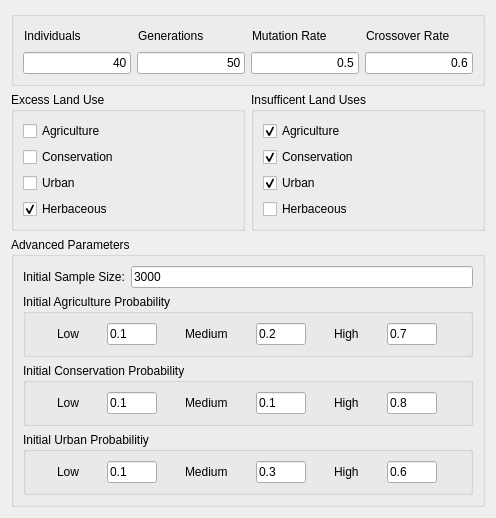
     <widget class="QWidget" name="tab_3">
      <attribute name="title">
       <string>3. Genetic Algorithm</string>
      </attribute>
      <layout class="QGridLayout" name="gridLayout_5">
       <item row="2" column="0">
        <widget class="QGroupBox" name="groupBox_9">
         <property name="sizePolicy">
          <sizepolicy hsizetype="Expanding" vsizetype="Expanding">
           <horstretch>0</horstretch>
           <verstretch>0</verstretch>
          </sizepolicy>
         </property>
         <property name="toolTip">
          <string>&lt;html&gt;&lt;head/&gt;&lt;body&gt;&lt;p&gt;Land use constraint on the GA scenario.&lt;/p&gt;&lt;/body&gt;&lt;/html&gt;</string>
         </property>
         <property name="title">
          <string>Excess Land Use</string>
         </property>
         <layout class="QVBoxLayout" name="verticalLayout_5">
          <item>
           <widget class="QCheckBox" name="check_ag_ex">
            <property name="text">
             <string>Agriculture</string>
            </property>
           </widget>
          </item>
          <item>
           <widget class="QCheckBox" name="check_con_ex">
            <property name="text">
             <string>Conservation</string>
            </property>
           </widget>
          </item>
          <item>
           <widget class="QCheckBox" name="check_urb_ex">
            <property name="text">
             <string>Urban</string>
            </property>
           </widget>
          </item>
          <item>
           <widget class="QCheckBox" name="check_herb_ex">
            <property name="text">
             <string>Herbaceous</string>
            </property>
            <property name="checked">
             <bool>true</bool>
            </property>
           </widget>
          </item>
         </layout>
        </widget>
       </item>
       <item row="2" column="1">
        <widget class="QGroupBox" name="groupBox_8">
         <property name="sizePolicy">
          <sizepolicy hsizetype="Expanding" vsizetype="Expanding">
           <horstretch>0</horstretch>
           <verstretch>0</verstretch>
          </sizepolicy>
         </property>
         <property name="toolTip">
          <string>&lt;html&gt;&lt;head/&gt;&lt;body&gt;&lt;p&gt;Land use constraint on the GA scenario.&lt;/p&gt;&lt;/body&gt;&lt;/html&gt;</string>
         </property>
         <property name="title">
          <string>Insufficent Land Uses</string>
         </property>
         <layout class="QVBoxLayout" name="verticalLayout_8">
          <item>
           <widget class="QCheckBox" name="check_ag_insuf">
            <property name="text">
             <string>Agriculture</string>
            </property>
            <property name="checked">
             <bool>true</bool>
            </property>
           </widget>
          </item>
          <item>
           <widget class="QCheckBox" name="check_con_insuf">
            <property name="text">
             <string>Conservation</string>
            </property>
            <property name="checked">
             <bool>true</bool>
            </property>
           </widget>
          </item>
          <item>
           <widget class="QCheckBox" name="check_urb_insuf">
            <property name="text">
             <string>Urban</string>
            </property>
            <property name="checked">
             <bool>true</bool>
            </property>
           </widget>
          </item>
          <item>
           <widget class="QCheckBox" name="check_herb_insuf">
            <property name="text">
             <string>Herbaceous</string>
            </property>
           </widget>
          </item>
         </layout>
        </widget>
       </item>
       <item row="0" column="0" colspan="2">
        <widget class="QGroupBox" name="groupBox_12">
         <property name="sizePolicy">
          <sizepolicy hsizetype="Expanding" vsizetype="Expanding">
           <horstretch>0</horstretch>
           <verstretch>0</verstretch>
          </sizepolicy>
         </property>
         <property name="title">
          <string/>
         </property>
         <layout class="QGridLayout" name="gridLayout_2">
          <item row="0" column="1">
           <widget class="QLabel" name="label_8">
            <property name="sizePolicy">
             <sizepolicy hsizetype="Expanding" vsizetype="Fixed">
              <horstretch>0</horstretch>
              <verstretch>0</verstretch>
             </sizepolicy>
            </property>
            <property name="minimumSize">
             <size>
              <width>0</width>
              <height>20</height>
             </size>
            </property>
            <property name="toolTip">
             <string>&lt;html&gt;&lt;head/&gt;&lt;body&gt;&lt;p&gt;How many evolutions of offspring will come from the initial populaiton.&lt;/p&gt;&lt;/body&gt;&lt;/html&gt;</string>
            </property>
            <property name="text">
             <string>Generations</string>
            </property>
            <property name="indent">
             <number>1</number>
            </property>
           </widget>
          </item>
          <item row="1" column="0">
           <widget class="QLineEdit" name="le_init_pop">
            <property name="sizePolicy">
             <sizepolicy hsizetype="Expanding" vsizetype="Fixed">
              <horstretch>0</horstretch>
              <verstretch>0</verstretch>
             </sizepolicy>
            </property>
            <property name="minimumSize">
             <size>
              <width>0</width>
              <height>0</height>
             </size>
            </property>
            <property name="toolTip">
             <string/>
            </property>
            <property name="text">
             <string>40</string>
            </property>
            <property name="alignment">
             <set>Qt::AlignRight|Qt::AlignTrailing|Qt::AlignVCenter</set>
            </property>
           </widget>
          </item>
          <item row="1" column="1">
           <widget class="QLineEdit" name="le_gen">
            <property name="sizePolicy">
             <sizepolicy hsizetype="Expanding" vsizetype="Fixed">
              <horstretch>0</horstretch>
              <verstretch>0</verstretch>
             </sizepolicy>
            </property>
            <property name="text">
             <string>50</string>
            </property>
            <property name="alignment">
             <set>Qt::AlignRight|Qt::AlignTrailing|Qt::AlignVCenter</set>
            </property>
           </widget>
          </item>
          <item row="0" column="0">
           <widget class="QLabel" name="label_29">
            <property name="sizePolicy">
             <sizepolicy hsizetype="Expanding" vsizetype="Fixed">
              <horstretch>0</horstretch>
              <verstretch>0</verstretch>
             </sizepolicy>
            </property>
            <property name="minimumSize">
             <size>
              <width>0</width>
              <height>20</height>
             </size>
            </property>
            <property name="toolTip">
             <string>&lt;html&gt;&lt;head/&gt;&lt;body&gt;&lt;p&gt;Number of individuals entering into GA analysis.&lt;/p&gt;&lt;/body&gt;&lt;/html&gt;</string>
            </property>
            <property name="text">
             <string>Individuals</string>
            </property>
            <property name="margin">
             <number>0</number>
            </property>
            <property name="indent">
             <number>1</number>
            </property>
           </widget>
          </item>
          <item row="0" column="2">
           <widget class="QLabel" name="label_19">
            <property name="enabled">
             <bool>true</bool>
            </property>
            <property name="sizePolicy">
             <sizepolicy hsizetype="Expanding" vsizetype="Fixed">
              <horstretch>0</horstretch>
              <verstretch>0</verstretch>
             </sizepolicy>
            </property>
            <property name="minimumSize">
             <size>
              <width>0</width>
              <height>20</height>
             </size>
            </property>
            <property name="toolTip">
             <string>&lt;html&gt;&lt;head/&gt;&lt;body&gt;&lt;p&gt;Likelihood that mutaiton will happen with a child's genes.&lt;/p&gt;&lt;/body&gt;&lt;/html&gt;</string>
            </property>
            <property name="text">
             <string>Mutation Rate</string>
            </property>
            <property name="textFormat">
             <enum>Qt::AutoText</enum>
            </property>
            <property name="alignment">
             <set>Qt::AlignLeading|Qt::AlignLeft|Qt::AlignVCenter</set>
            </property>
            <property name="indent">
             <number>1</number>
            </property>
           </widget>
          </item>
          <item row="1" column="2">
           <widget class="QLineEdit" name="le_mutpb">
            <property name="sizePolicy">
             <sizepolicy hsizetype="Expanding" vsizetype="Fixed">
              <horstretch>0</horstretch>
              <verstretch>0</verstretch>
             </sizepolicy>
            </property>
            <property name="text">
             <string>0.5</string>
            </property>
            <property name="alignment">
             <set>Qt::AlignRight|Qt::AlignTrailing|Qt::AlignVCenter</set>
            </property>
           </widget>
          </item>
          <item row="0" column="3">
           <widget class="QLabel" name="label_7">
            <property name="sizePolicy">
             <sizepolicy hsizetype="Expanding" vsizetype="Fixed">
              <horstretch>0</horstretch>
              <verstretch>0</verstretch>
             </sizepolicy>
            </property>
            <property name="minimumSize">
             <size>
              <width>0</width>
              <height>20</height>
             </size>
            </property>
            <property name="toolTip">
             <string>&lt;html&gt;&lt;head/&gt;&lt;body&gt;&lt;p&gt;Likelihood that crossover will happen between two parents.&lt;/p&gt;&lt;/body&gt;&lt;/html&gt;</string>
            </property>
            <property name="lineWidth">
             <number>1</number>
            </property>
            <property name="text">
             <string>Crossover Rate</string>
            </property>
            <property name="alignment">
             <set>Qt::AlignLeading|Qt::AlignLeft|Qt::AlignVCenter</set>
            </property>
            <property name="indent">
             <number>1</number>
            </property>
           </widget>
          </item>
          <item row="1" column="3">
           <widget class="QLineEdit" name="le_cxpb">
            <property name="sizePolicy">
             <sizepolicy hsizetype="Expanding" vsizetype="Fixed">
              <horstretch>0</horstretch>
              <verstretch>0</verstretch>
             </sizepolicy>
            </property>
            <property name="minimumSize">
             <size>
              <width>0</width>
              <height>0</height>
             </size>
            </property>
            <property name="toolTip">
             <string/>
            </property>
            <property name="text">
             <string>0.6</string>
            </property>
            <property name="alignment">
             <set>Qt::AlignRight|Qt::AlignTrailing|Qt::AlignVCenter</set>
            </property>
            <property name="clearButtonEnabled">
             <bool>false</bool>
            </property>
           </widget>
          </item>
         </layout>
        </widget>
       </item>
       <item row="3" column="0" colspan="2">
        <widget class="QgsCollapsibleGroupBox" name="mGroupBox">
         <property name="sizePolicy">
          <sizepolicy hsizetype="Expanding" vsizetype="Expanding">
           <horstretch>0</horstretch>
           <verstretch>0</verstretch>
          </sizepolicy>
         </property>
         <property name="title">
          <string>Advanced Parameters</string>
         </property>
         <property name="collapsed">
          <bool>false</bool>
         </property>
         <property name="saveCollapsedState">
          <bool>true</bool>
         </property>
         <layout class="QGridLayout" name="gridLayout_3">
          <item row="0" column="0">
           <widget class="QLabel" name="label_20">
            <property name="sizePolicy">
             <sizepolicy hsizetype="Fixed" vsizetype="Fixed">
              <horstretch>0</horstretch>
              <verstretch>0</verstretch>
             </sizepolicy>
            </property>
            <property name="toolTip">
             <string>&lt;html&gt;&lt;head/&gt;&lt;body&gt;&lt;p&gt;Sample of total population evaluated&lt;/p&gt;&lt;/body&gt;&lt;/html&gt;</string>
            </property>
            <property name="text">
             <string>Initial Sample Size:</string>
            </property>
           </widget>
          </item>
          <item row="0" column="1">
           <widget class="QLineEdit" name="le_init_sample">
            <property name="sizePolicy">
             <sizepolicy hsizetype="MinimumExpanding" vsizetype="Fixed">
              <horstretch>0</horstretch>
              <verstretch>0</verstretch>
             </sizepolicy>
            </property>
            <property name="text">
             <string>3000</string>
            </property>
           </widget>
          </item>
          <item row="1" column="0" colspan="2">
           <widget class="QGroupBox" name="groupBox">
            <property name="sizePolicy">
             <sizepolicy hsizetype="Expanding" vsizetype="Expanding">
              <horstretch>0</horstretch>
              <verstretch>0</verstretch>
             </sizepolicy>
            </property>
            <property name="toolTip">
             <string>&lt;html&gt;&lt;head/&gt;&lt;body&gt;&lt;p&gt;Probability for sampling agricultural land uses.&lt;/p&gt;&lt;/body&gt;&lt;/html&gt;</string>
            </property>
            <property name="title">
             <string>Initial Agriculture Probability</string>
            </property>
            <layout class="QHBoxLayout" name="horizontalLayout_7">
             <item>
              <widget class="QLabel" name="label_3">
               <property name="sizePolicy">
                <sizepolicy hsizetype="Fixed" vsizetype="Fixed">
                 <horstretch>0</horstretch>
                 <verstretch>0</verstretch>
                </sizepolicy>
               </property>
               <property name="text">
                <string>Low</string>
               </property>
              </widget>
             </item>
             <item>
              <widget class="QLineEdit" name="le_ag_low">
               <property name="sizePolicy">
                <sizepolicy hsizetype="Fixed" vsizetype="Fixed">
                 <horstretch>0</horstretch>
                 <verstretch>0</verstretch>
                </sizepolicy>
               </property>
               <property name="maximumSize">
                <size>
                 <width>50</width>
                 <height>16777215</height>
                </size>
               </property>
               <property name="text">
                <string>0.1</string>
               </property>
              </widget>
             </item>
             <item>
              <widget class="QLabel" name="label_12">
               <property name="sizePolicy">
                <sizepolicy hsizetype="Fixed" vsizetype="Fixed">
                 <horstretch>0</horstretch>
                 <verstretch>0</verstretch>
                </sizepolicy>
               </property>
               <property name="text">
                <string>Medium</string>
               </property>
              </widget>
             </item>
             <item>
              <widget class="QLineEdit" name="le_ag_med">
               <property name="maximumSize">
                <size>
                 <width>50</width>
                 <height>16777215</height>
                </size>
               </property>
               <property name="text">
                <string>0.2</string>
               </property>
              </widget>
             </item>
             <item>
              <widget class="QLabel" name="label_14">
               <property name="sizePolicy">
                <sizepolicy hsizetype="Fixed" vsizetype="Fixed">
                 <horstretch>0</horstretch>
                 <verstretch>0</verstretch>
                </sizepolicy>
               </property>
               <property name="text">
                <string>High</string>
               </property>
              </widget>
             </item>
             <item>
              <widget class="QLineEdit" name="le_ag_high">
               <property name="maximumSize">
                <size>
                 <width>50</width>
                 <height>16777215</height>
                </size>
               </property>
               <property name="text">
                <string>0.7</string>
               </property>
              </widget>
             </item>
            </layout>
           </widget>
          </item>
          <item row="2" column="0" colspan="2">
           <widget class="QGroupBox" name="groupBox_2">
            <property name="sizePolicy">
             <sizepolicy hsizetype="Preferred" vsizetype="Expanding">
              <horstretch>0</horstretch>
              <verstretch>0</verstretch>
             </sizepolicy>
            </property>
            <property name="toolTip">
             <string>&lt;html&gt;&lt;head/&gt;&lt;body&gt;&lt;p&gt;Probability for sampling agricultural land uses.&lt;/p&gt;&lt;/body&gt;&lt;/html&gt;</string>
            </property>
            <property name="title">
             <string>Initial Conservation Probability</string>
            </property>
            <layout class="QHBoxLayout" name="horizontalLayout_8">
             <item>
              <widget class="QLabel" name="label_4">
               <property name="sizePolicy">
                <sizepolicy hsizetype="Fixed" vsizetype="Fixed">
                 <horstretch>0</horstretch>
                 <verstretch>0</verstretch>
                </sizepolicy>
               </property>
               <property name="text">
                <string>Low</string>
               </property>
              </widget>
             </item>
             <item>
              <widget class="QLineEdit" name="le_con_low">
               <property name="maximumSize">
                <size>
                 <width>50</width>
                 <height>16777215</height>
                </size>
               </property>
               <property name="text">
                <string>0.1</string>
               </property>
              </widget>
             </item>
             <item>
              <widget class="QLabel" name="label_13">
               <property name="sizePolicy">
                <sizepolicy hsizetype="Fixed" vsizetype="Fixed">
                 <horstretch>0</horstretch>
                 <verstretch>0</verstretch>
                </sizepolicy>
               </property>
               <property name="text">
                <string>Medium</string>
               </property>
              </widget>
             </item>
             <item>
              <widget class="QLineEdit" name="le_con_med">
               <property name="maximumSize">
                <size>
                 <width>50</width>
                 <height>16777215</height>
                </size>
               </property>
               <property name="text">
                <string>0.1</string>
               </property>
              </widget>
             </item>
             <item>
              <widget class="QLabel" name="label_15">
               <property name="sizePolicy">
                <sizepolicy hsizetype="Fixed" vsizetype="Fixed">
                 <horstretch>0</horstretch>
                 <verstretch>0</verstretch>
                </sizepolicy>
               </property>
               <property name="text">
                <string>High</string>
               </property>
              </widget>
             </item>
             <item>
              <widget class="QLineEdit" name="le_con_high">
               <property name="maximumSize">
                <size>
                 <width>50</width>
                 <height>16777215</height>
                </size>
               </property>
               <property name="text">
                <string>0.8</string>
               </property>
              </widget>
             </item>
            </layout>
           </widget>
          </item>
          <item row="3" column="0" colspan="2">
           <widget class="QGroupBox" name="groupBox_3">
            <property name="sizePolicy">
             <sizepolicy hsizetype="Preferred" vsizetype="Expanding">
              <horstretch>0</horstretch>
              <verstretch>0</verstretch>
             </sizepolicy>
            </property>
            <property name="toolTip">
             <string>&lt;html&gt;&lt;head/&gt;&lt;body&gt;&lt;p&gt;Probability for sampling agricultural land uses.&lt;/p&gt;&lt;/body&gt;&lt;/html&gt;</string>
            </property>
            <property name="title">
             <string>Initial Urban Probabilitiy</string>
            </property>
            <layout class="QHBoxLayout" name="horizontalLayout_9">
             <item>
              <widget class="QLabel" name="label_17">
               <property name="sizePolicy">
                <sizepolicy hsizetype="Fixed" vsizetype="Fixed">
                 <horstretch>0</horstretch>
                 <verstretch>0</verstretch>
                </sizepolicy>
               </property>
               <property name="text">
                <string>Low</string>
               </property>
              </widget>
             </item>
             <item>
              <widget class="QLineEdit" name="le_urb_low">
               <property name="maximumSize">
                <size>
                 <width>50</width>
                 <height>16777215</height>
                </size>
               </property>
               <property name="text">
                <string>0.1</string>
               </property>
              </widget>
             </item>
             <item>
              <widget class="QLabel" name="label_16">
               <property name="sizePolicy">
                <sizepolicy hsizetype="Fixed" vsizetype="Fixed">
                 <horstretch>0</horstretch>
                 <verstretch>0</verstretch>
                </sizepolicy>
               </property>
               <property name="text">
                <string>Medium</string>
               </property>
              </widget>
             </item>
             <item>
              <widget class="QLineEdit" name="le_urb_med">
               <property name="maximumSize">
                <size>
                 <width>50</width>
                 <height>16777215</height>
                </size>
               </property>
               <property name="text">
                <string>0.3</string>
               </property>
              </widget>
             </item>
             <item>
              <widget class="QLabel" name="label_18">
               <property name="sizePolicy">
                <sizepolicy hsizetype="Fixed" vsizetype="Fixed">
                 <horstretch>0</horstretch>
                 <verstretch>0</verstretch>
                </sizepolicy>
               </property>
               <property name="text">
                <string>High</string>
               </property>
              </widget>
             </item>
             <item>
              <widget class="QLineEdit" name="le_urb_high">
               <property name="maximumSize">
                <size>
                 <width>50</width>
                 <height>16777215</height>
                </size>
               </property>
               <property name="text">
                <string>0.6</string>
               </property>
              </widget>
             </item>
            </layout>
           </widget>
          </item>
         </layout>
        </widget>
       </item>
      </layout>
     </widget>
